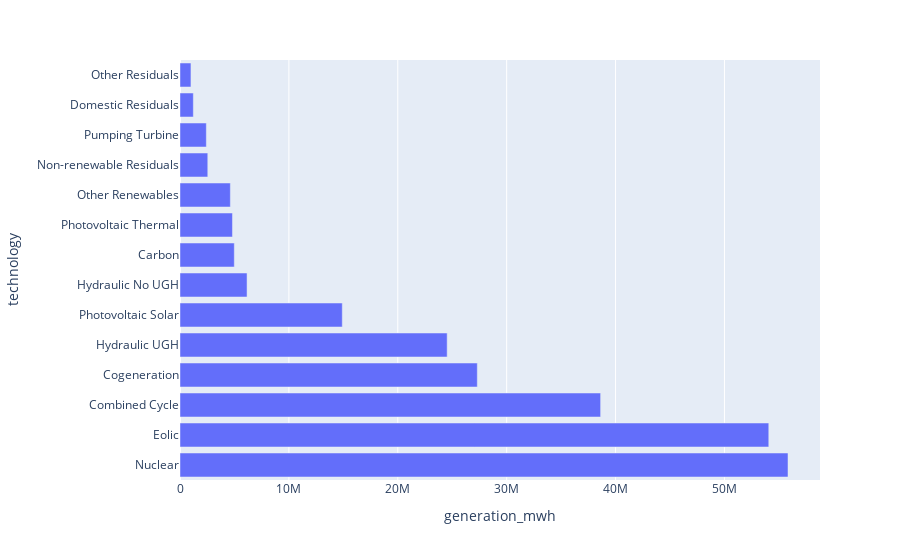

The notebook cell this image was saved under:
### Code cell
px.bar(data_frame = res, y = 'technology', x = 'generation_mwh')

### Figure 1 — Plotly figure (JSON) as saved in the notebook; plotly's stock layout.template omitted (floating-point values rounded to 4 significant figures)
{"data": [{"alignmentgroup": "True", "hovertemplate": "generation_mwh=%{x}<br>technology=%{y}<extra></extra>", "legendgroup": "", "marker": {"color": "#636efa", "pattern": {"shape": ""}}, "name": "", "offsetgroup": "", "orientation": "h", "showlegend": false, "textposition": "auto", "type": "bar", "x": [55840000.0, 54070000.0, 38630000.0, 27303335, 24540000.0, 14900000.0, 6157685, 4987000.0, 4818000.0, 4624352, 2551000.0, 2418000.0, 1224000.0, 1005000.0], "xaxis": "x", "y": ["Nuclear", "Eolic", "Combined Cycle", "Cogeneration", "Hydraulic UGH", "Photovoltaic Solar", "Hydraulic No UGH", "Carbon", "Photovoltaic Thermal", "Other Renewables", "Non-renewable Residuals", "Pumping Turbine", "Domestic Residuals", "Other Residuals"], "yaxis": "y"}], "layout": {"autosize": true, "barmode": "relative", "legend": {"tracegroupgap": 0}, "margin": {"t": 60}, "xaxis": {"anchor": "y", "autorange": true, "domain": [0, 1], "range": [0, 58770000.0], "title": {"text": "generation_mwh"}, "type": "linear"}, "yaxis": {"anchor": "x", "autorange": true, "domain": [0, 1], "range": [-0.5, 13.5], "title": {"text": "technology"}, "type": "category"}}}
